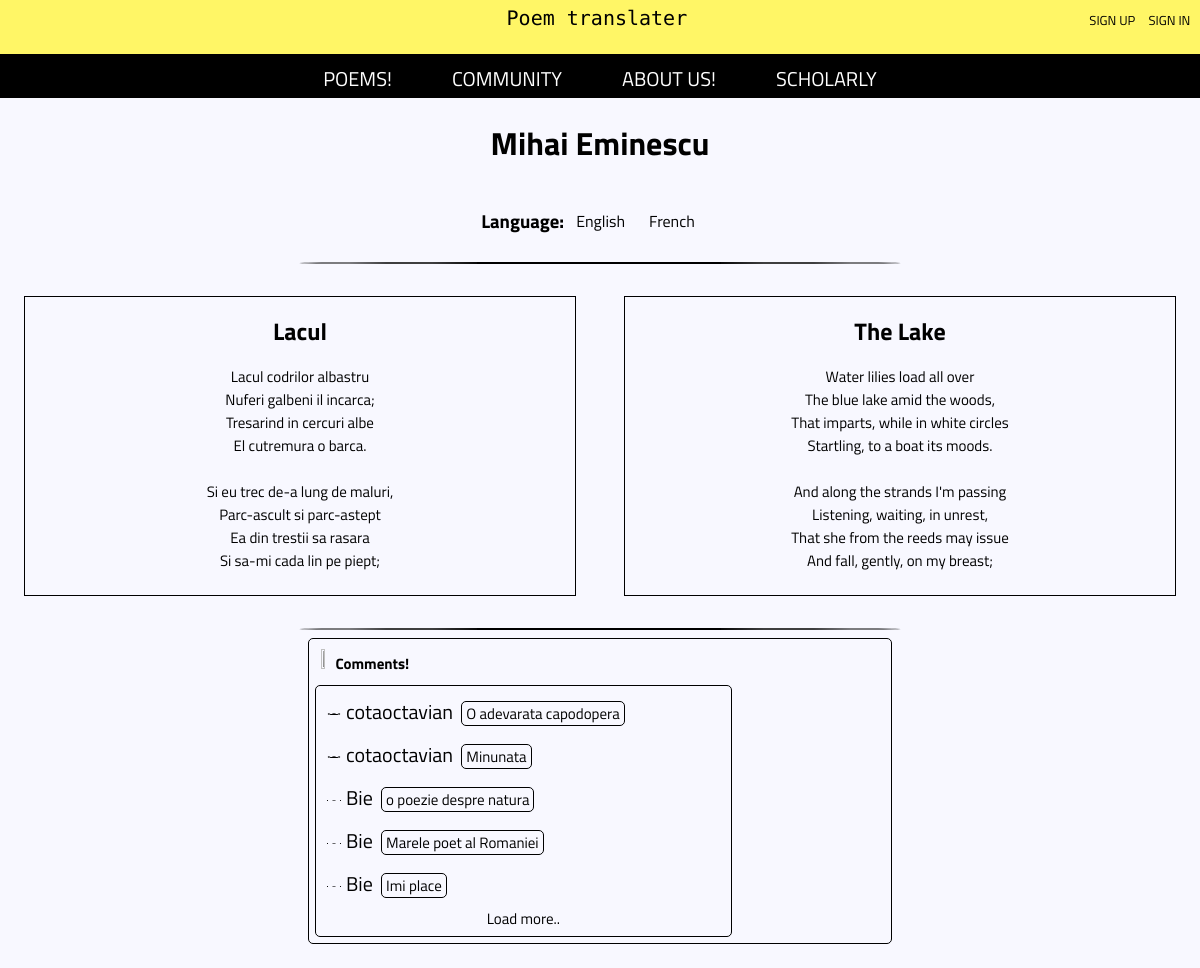
Screenshot of /poem/poezie/2/Lacul/english with the database file from the repository.
### tables this page shows
CREATE TABLE `poezie_romana` (
  `ID` int(11) NOT NULL,
  `poezie` text NOT NULL,
  `id_autor` int(11) NOT NULL,
  `titlu` varchar(256) NOT NULL
);

CREATE TABLE `poezie_tradusa` (
  `ID` int(11) NOT NULL,
  `id_poezie_romana` int(11) NOT NULL,
  `titlu` varchar(256) NOT NULL,
  `limba` varchar(50) NOT NULL
);

CREATE TABLE `strofa_tradusa` (
  `ID` int(11) NOT NULL,
  `id_user` int(11) NOT NULL,
  `id_poezie_tradusa` int(11) NOT NULL,
  `strofa` text NOT NULL,
  `nr_strofa` int(11) NOT NULL,
  `vizualizari` int(11) NOT NULL,
  `rating` int(11) NOT NULL DEFAULT '0',
  `limba` varchar(256) NOT NULL,
  `data_adaugarii` timestamp NULL DEFAULT NULL
);

### libs/View.php (called while the page is built, shortened)
<?php
class View {
    public function render($name){
        require 'views/' . $name . '.php';
    }
}

### controllers/PoemController.php (called while the page is built, shortened)
<?php
require 'models/poem_model.php';
class Poem extends Controller
{
    function __construct()
    {
        $this->view = new View();
        $this->model = new Poem_Model();
    }
    function poezie($var, $var1, $var2)
    {
        $this->view->poemData = $this->model->poem($var, $var1, $var2);
        $this->view->pdata = $this->model->getPoem($var, $var1, $var2);
        $this->view->annotations = $this->model->getAnnotations($var, $var1, $var2);
        $this->view->commentaries = $this->model->getCommentaries($var, $var1, $var2);
        $this->view->poemInfo = $this->model->getPoemInfo($var, $var1, $var2);
        $this->view->commData = $this->model->poem_comm($var, $var1);
        $this->view->language = $var2;
        $this->view->render('poem/index');
    }
}

### index.php (called while the page is built, shortened)
<?php
$app = new App();

### libs/Model.php (called while the page is built)
<?php
require_once 'classes/Database.php';
class Model
{
    function __construct(){
            $this->db=Database::instance();
    }
}

### libs/classes/Database.php (called while the page is built, shortened)
<?php
class Database
{
    protected static $instance = null;
    public static function instance()
    {
        if(self::$instance === null){
            $options = array(
                PDO::ATTR_ERRMODE => PDO::ERRMODE_EXCEPTION,
                PDO::ATTR_DEFAULT_FETCH_MODE => PDO::FETCH_ASSOC,
                PDO::ATTR_EMULATE_PREPARES => false,
            );
            $dns = 'mysql:host='.DATABASE_HOST.';dbname='.DATABASE_NAME.';charset='.DATABASE_CHAR;
            self::$instance = new PDO($dns,DATABASE_USER,DATABASE_PASS,$options);
        }
        return self::$instance;
    }
}

### models/poem_model.php (called while the page is built, shortened)
<?php
class Poem_Model extends Model {
    public function poem($var, $var1, $var2){
        $data = [
            ':title' => $var1,
            ':id' => $var,
            ':lang' => $var2,
        ];
        $sql = "SELECT p.poezie, p.titlu AS titlu_ro, c.nume AS nume_autor , c.id AS autor_id, d.titlu AS titlu_trad FROM POEZIE_ROMANA p
                JOIN autor c ON p.id_autor = c.id
                JOIN poezie_tradusa d ON d.id_poezie_romana = p.id
                WHERE p.titlu = :title AND c.id = :id AND d.limba = :lang
                ";
        $stmt = $this->db->prepare($sql);
        $stmt->execute($data);
        $result = $stmt->fetch(PDO::FETCH_OBJ);
        $count = $stmt->rowCount();
        if($count > 0){
            return $result;
        }
        else{
            return 0;
        }
    }
    public function getPoemInfo($var, $var1, $var2){
        $data = [
            ':title' => $var1,
            ':id' => $var,
            ':lang' => $var2,
            ':langs' => $var2,
        ];
        $sql = "SELECT b.strofa, b.nr_strofa, b.id AS id_strofa FROM POEZIE_ROMANA p
                JOIN autor c ON p.id_autor = c.id
                JOIN poezie_tradusa d ON d.id_poezie_romana = p.id
                JOIN strofa_tradusa b ON b.id_poezie_tradusa = d.id
                WHERE p.titlu = :title AND c.id = :id AND d.limba = :lang AND b.limba = :langs
                ORDER BY b.nr_strofa, b.rating DESC
                ";
        $stmt = $this->db->prepare($sql);
        $stmt->execute($data);
        $result = $stmt->fetch(PDO::FETCH_OBJ);
        $count = $stmt->rowCount();
        if($count > 0){
            return $result;
        }
        else{
            return 0;
        }
    }
    public function getPoem($var, $var1, $var2){
        $data = [
            ':title' => $var1,
            ':id' => $var,
            ':lang' => $var2,
            ':langs' => $var2,
        ];
        $sql = "SELECT p.poezie, p.titlu AS titlu_ro , c.nume AS nume_autor , c.id AS autor_id , b.strofa, b.nr_strofa, b.rating, u.nume AS username , u.id AS user_id, d.id AS id_poezie_tradusa, d.titlu AS titlu_trad, d.limba, b.id AS id_strofa FROM POEZIE_ROMANA p
                JOIN autor c ON p.id_autor = c.id
                JOIN poezie_tradusa d ON d.id_poezie_romana = p.id
                JOIN strofa_tradusa b ON b.id_poezie_tradusa = d.id
                JOIN USER u ON u.id = b.id_user
                WHERE p.titlu = :title AND c.id = :id AND d.limba = :lang AND b.limba = :langs
                ORDER BY b.nr_strofa, b.rating DESC
                ";
        $stmt = $this->db->prepare($sql);
        $stmt->execute($data);
        $result = $stmt->fetchAll(PDO::FETCH_OBJ);
        $count = $stmt->rowCount();
        if($count > 0){
            return $result;
        }
        else{
            return 0;
        }
    }
}

### views/poem/index.php (the view, shortened to what this page needs)
<!DOCTYPE html>
<html lang="en">
<head>
    <title>
        <?php print_r($this->poemData->titlu_ro); ?> </title>
    <link rel="stylesheet" href="/assets/style.css">
</head>
<body>
<nav class="nav1">
    <a class="a1" href="../../../../index"> Poem translater </a>
    <?php if (Session::get('loggedIn') == true): ?>
        <a href="<?php echo URL; ?>../../../../dashboard/logout" class="sign-in-up-position"> SIGN OUT </a>
        <a href="../../../../profile" " class = "sign-in-up-position "> <?php echo Session::get('username') ?> </a>
        <img src="../../../../<?php echo Session::get('photo') ?>" alt="" id="profile-picture"/>
    <?php else: ?>
        <a href="../../../../signin" class="sign-in-up-position"> SIGN IN </a>
        <a href="../../../../signup" class="sign-in-up-position"> SIGN UP </a>
    <?php endif; ?>
</nav>
<nav class="menu-bar">
    <a href="../../../../poems/authorsPoem/1"> POEMS! </a>
    <a href="../../../../community"> COMMUNITY </a>
    <a href="../../../../aboutus"> ABOUT US! </a>
    <a href = "../../../../scholarly"> SCHOLARLY </a>
</nav>
<h1 class="title"> <?php print_r($this->poemData->nume_autor) ?> </h1>
<div class="language-content">
    <h3> Language: </h3>
    <a href="../../../poezie/<?php echo $this->poemData->autor_id .'/'. $this->poemData->titlu_ro .'/' ?>english"> English </a>
    <a href="../../../poezie/<?php echo $this->poemData->autor_id .'/'. $this->poemData->titlu_ro .'/' ?>french"> French </a>
</div>
<hr class="hr1">
<div class="poem-container">
    <div class="poem">
        <h1 class="poem-title"> <?php print_r($this->poemData->titlu_ro); ?> </h1>
        <span class="verse">
            <?php
            print_r($this->poemData->poezie);
            ?>
        </span>
    </div>
    <div class="poem">
        <h1 class="poem-title"> <?php echo $this->poemData->titlu_trad ?> </h1>
        <?php
        if($this->poemInfo) {
            $flag = 0;
            $cnt = 1;
            $last_value = $this->poemInfo->nr_strofa;
            $last_id = $this->poemInfo->id_strofa;
            if ($this->pdata) {
                foreach ($this->pdata as $row) {
                    if ($last_value == $row->nr_strofa && $flag == 0) {
                        echo '
            <div class="accordion">
                <div>
                    <input type="checkbox" id="check-' . $cnt . '" />
                    <label for="check-' . $cnt . '" class="verse">
                        <span>';
                        $cnt++;
                        echo $row->strofa;
                        echo '</span >
                        </label >
                        <div class="verse-details" >';
                        echo '<div > <br >';
                        $flag = 1;
                    } else if ($last_value != $row->nr_strofa && ($flag == 0 || $flag == 1)) {
                        $last_value = $row->nr_strofa;
                        $last_id = $row->id_strofa;
                        $flag = 1;
                        echo '</div > </div>';
                        echo '<div class="accordion" >
                         <div >
                            <input type = "checkbox" id = "check-' . $cnt . '" />
                            <label for="check-' . $cnt . '" class="verse" >
                                     <span >';
                                    $cnt++;
                                    echo $row->strofa;
                                    echo '</span >
                            </label >
                        <div class="verse-details" >';
                        echo '<div >
                                <br >';
                        $flag = 1;
                    }
                }
                echo '</div> </div> </div> </div> </div >
                        </div >';
            }
        }
        ?>
    </div>
</div>
<hr class="hr1">
<div class="comment-main">
    <?php if (Session::get('loggedIn') == true): ?>
        <h1 class="comment-title"><img src="/assets/images/comm-icon.png" class="comment-icon" alt=""> Write your
            opinion! </h1>
        <form action="../../../poezie/<?php echo $this->poemData->autor_id . '/' . strtolower($this->poemData->titlu_ro) . '/' . $this->language ?>"
              method="POST">
            <input class="comment-box" name="comment" placeholder="Write something.." type="text"/>
            <input type="submit" value="Comment!" class="comm-button"/>
        </form>
        <h1 class="comment-title"><img src="/assets/images/comments.png" class="comment-icon" alt=""> Comments! </h1>
        <div class="comment-section">
            <?php
            if ($this->commData) {
                $i = 1;
                foreach ($this->commData as $row) {
                    if($this->userInfo->admin) {
                        echo '<form action = "../../../deleteComm/' . $this->poemData->autor_id . '/' . strtolower($this->poemData->titlu_ro) . '/' . $this->language . '/' . $row->id . '">
                                                        <span> <img src = "/assets/images/person.png" class = "person-icon" alt =""> ' . $row->nume . '  <span class = "comment-text-box"> ' . $row->text . '  </span> </span>
                                                        <input type="image" src="/assets/images/x.png" alt="Submit Form" class = "img-go-x go-comms" />
                                                  </form>';
                    }
                    else print_r('<span> <img src = "/assets/images/person.png" class = "person-icon" alt =""> ' . $row->nume . '  <span class = "comment-text-box"> ' . $row->text . '  </span> </span>');
                    if ($i == 5) break;
                    $i++;
                }
            } ?>
            <div class="accordion">
                <div>
                    <input type="checkbox" id="check-500"/>
                    <label for="check-500" class="verse">
                                    <span>
                            <?php echo '<span> <a href = "" id = "no-link"> Load more.. </a> </span>'; ?>
                                    </span>
                    </label>
                    <div class="verse-details">
                        <div>
                            <div class="grid-comm">
                                <?php if ($this->commData) {
                                    $i = 1;
                                    foreach ($this->commData as $row) {
                                        if ($i > 5) {
                                            if($this->userInfo->admin) {
                                                echo '<form action = "../../../deleteComm/' . $this->poemData->autor_id . '/' . strtolower($this->poemData->titlu_ro) . '/' . $this->language . '/' . $row->id . '">
                                                        <span> <img src = "/assets/images/person.png" class = "person-icon" alt =""> ' . $row->nume . '  <span class = "comment-text-box"> ' . $row->text . '  </span> </span>
                                                        <input type="image" src="/assets/images/x.png" alt="Submit Form" class = "img-go-x go-comms" />
                                                  </form>';
                                            }
                                            else print_r('<span> <img src = "/assets/images/person.png" class = "person-icon" alt =""> ' . $row->nume . '  <span class = "comment-text-box"> ' . $row->text . '  </span> </span>');
                                        }
                                        $i++;
                                    }
                                } ?>
                            </div>
                        </div>
                    </div>
                </div>
            </div>
        </div>
    <?php else: ?>
        <h1 class="comment-title"><img src="/assets/images/comments.png" class="comment-icon" alt=""> Comments! </h1>
        <div class="comment-section">
            <?php if ($this->commData) {
                $i = 1;
                foreach ($this->commData as $row) {
                    print_r('<span> <img src = "/assets/images/person.png" class = "person-icon" alt =""> ' . $row->nume . '  <span class = "comment-text-box"> ' . $row->text . '  </span> </span>');
                    if ($i == 5) break;
                    $i++;
                }
            } ?>
            <div class="accordion">
                <div>
                    <label for="check-500" class="verse">
                                <span> Load more.. </span>
                    </label>
                </div>
            </div>
        </div>
    <?php endif; ?>
</div>
</body>
</html>

### rows the page displays
poezie_romana: poezie_tradusa.titlu "The Lake", strofa_tradusa.strofa "Water lilies load all over The blue lake amid the woods, That imparts, while in white circles Startling, to a boat its moods.", strofa_tradusa.strofa "And along the strands I'm passing Listening, waiting, in unrest, That she from the reeds may issue And fall, gently, on my breast;"
